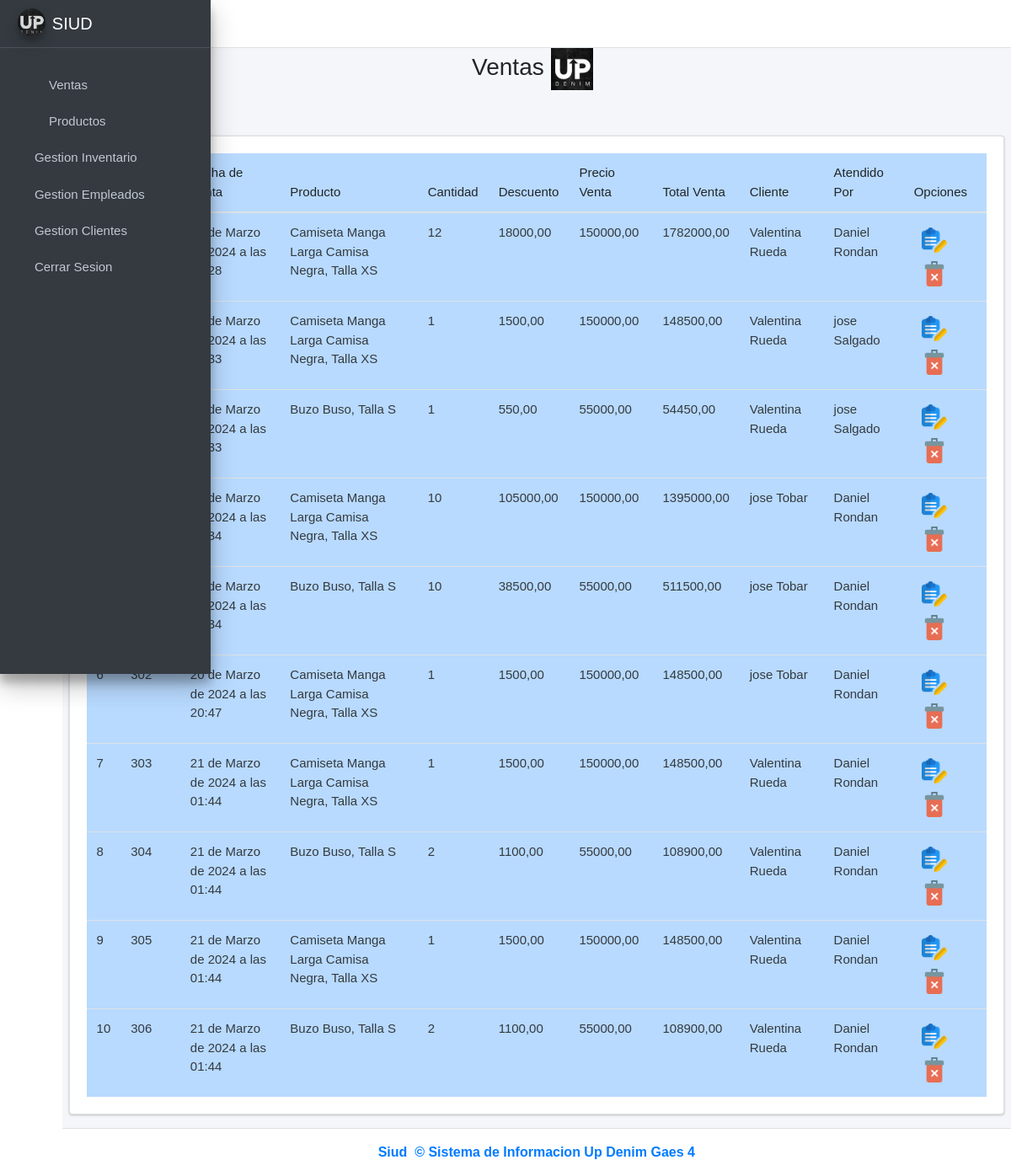
The app's page /Ventas (signed in), older data.
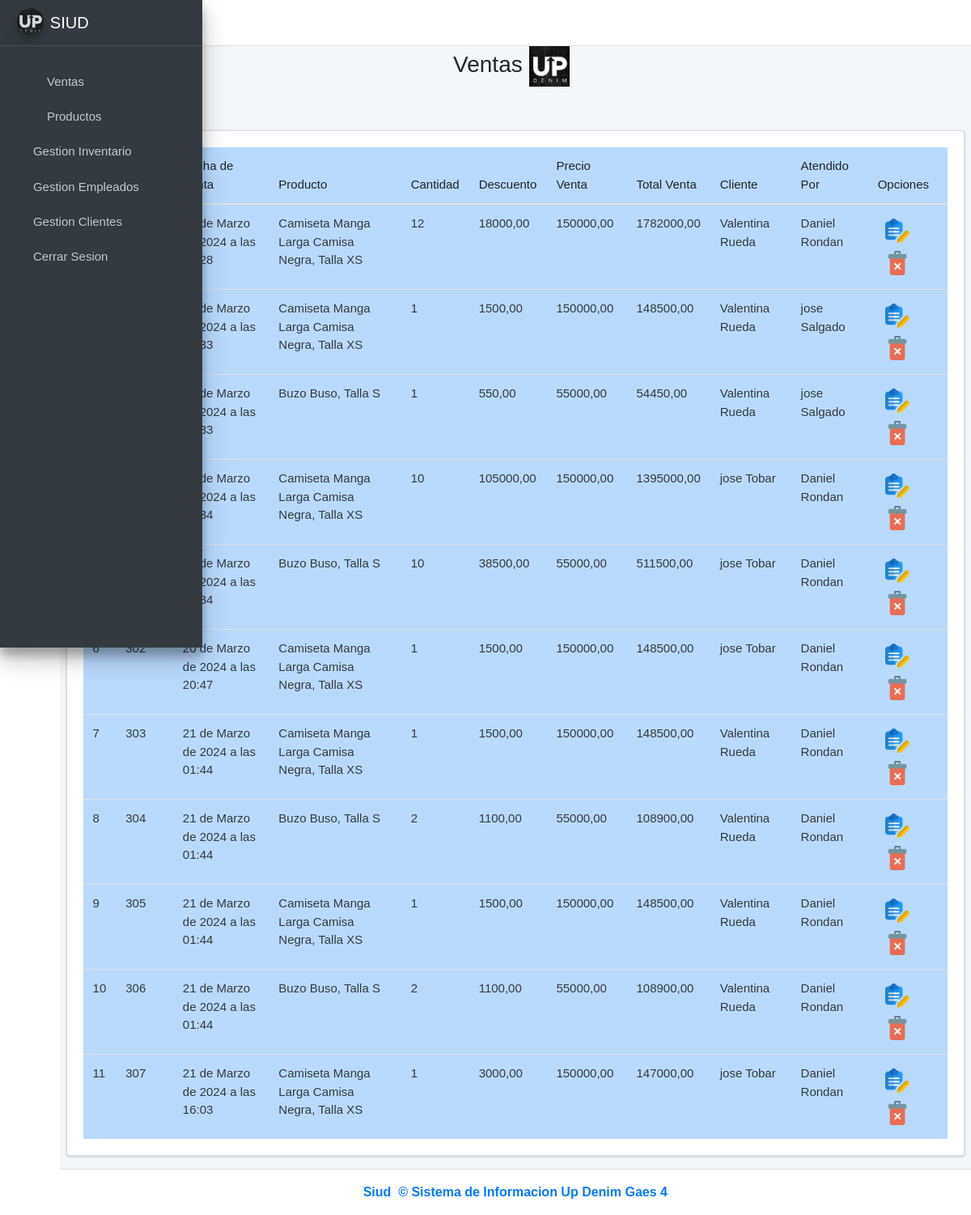
The same page, newer data.
### ventas/models.py (models this page shows, shortened)
class Venta(models.Model):
    idventa = models.AutoField(primary_key=True)
    cantidad_productos = models.IntegerField(null=True, blank=True)
    descuento_venta = models.DecimalField(max_digits=10, decimal_places=2, null=False, blank=False, default=0.0)
    precio_venta = models.DecimalField(max_digits=10, decimal_places=2, null=False, blank=False, default=0.0)
    total_venta = models.DecimalField(max_digits=10, decimal_places=2, null=False, blank=False)
    fecha_venta = models.DateTimeField(null=False, blank=False, default=timezone.now)
    cod_cliente = models.ForeignKey(Cliente, on_delete=models.CASCADE)
    cod_empleado = models.ForeignKey(Empleado, on_delete=models.CASCADE)
    cod_producto = models.ForeignKey(Producto, on_delete=models.CASCADE, null=True, blank=True)
    created = models.DateTimeField(auto_now_add=True)
    updated = models.DateTimeField(auto_now=True)
    class Meta:
        app_label = 'ventas'
        verbose_name = 'venta'
        verbose_name_plural = 'ventas'

class Producto(models.Model):
    cod_producto = models.CharField(primary_key=True, unique=True, blank=False, null=False, max_length=15)
    nombre_producto = models.CharField(max_length=45, null=False)
    precio_venta = models.DecimalField(max_digits=10, decimal_places=2, null=False, blank=False)
    descripcion_producto = models.CharField(max_length=45)
    cantidad_productos = models.PositiveIntegerField(null=False)
    imagen = models.ImageField(upload_to='productos', null=True, blank=True)
    idcategoria_producto = models.ForeignKey(CategoriaProducto, on_delete=models.CASCADE)
    idtalla = models.ForeignKey(Talla, on_delete=models.CASCADE)
    created = models.DateTimeField(auto_now_add=True)
    updated = models.DateTimeField(auto_now=True)
    class Meta:
        app_label = 'ventas'
        verbose_name = 'producto'
        verbose_name_plural = 'productos'

class CategoriaProducto(models.Model):
    idcategoria_producto = models.AutoField(primary_key=True)
    categoria_producto = models.CharField(max_length=45, unique=True, blank=False, null=False)
    class Meta:
        app_label = 'ventas'
        verbose_name = 'categoriaproducto'
        verbose_name_plural = 'categoriasproducto'
    def __str__(self):
        return f"{self.categoria_producto}"

class Talla(models.Model):
    idtalla = models.AutoField(primary_key=True)
    talla = models.CharField(max_length=45, unique=True)
    class Meta:
        app_label = 'ventas'
        verbose_name = 'talla'
        verbose_name_plural = 'tallas'

class Cliente(models.Model):
    cod_cliente = models.IntegerField(primary_key=True, unique=True, blank=False, null=False)
    cupo_credito = models.IntegerField()
    iddocumento = models.ForeignKey(Persona, on_delete=models.CASCADE)
    idtipo_comercio = models.ForeignKey(TipoComercio, on_delete=models.CASCADE)
    idtipo_cliente = models.ForeignKey(TipoCliente,on_delete=models.CASCADE)
    created = models.DateTimeField(auto_now_add=True)
    updated = models.DateTimeField(auto_now_add=True)
    class Meta:
        app_label = 'ventas'
        verbose_name = 'cliente'
        verbose_name_plural = 'clientes'
    def __str__(self):
        return f"{self.cod_cliente}"

class Persona(models.Model):
    documentoidentidad = models.IntegerField(primary_key=True, unique=True, blank=False, null=False)
    primer_nombre = models.CharField(max_length=45, null=False, blank=False)
    segundo_nombre = models.CharField(max_length=45, blank=True, null=True)
    primer_apellido = models.CharField(max_length=45, null=False, blank=False)
    segundo_apellido = models.CharField(max_length=45, blank=True, null=True)
    genero = models.CharField(max_length=20, null=False, blank=False)
    idcontacto = models.OneToOneField(Contacto, on_delete=models.CASCADE)
    iddireccion = models.OneToOneField(Direccion, on_delete=models.CASCADE)
    created = models.DateTimeField(auto_now_add=True)
    updated = models.DateTimeField(auto_now_add=True)
    class Meta:
        app_label = 'ventas'
        verbose_name = 'persona'
        verbose_name_plural = 'personas'

class Empleado(models.Model):
    cod_empleado = models.IntegerField(primary_key=True, unique=True, blank=False, null=False)
    fecha_ingreso = models.DateField(null=False, blank=False)
    salario = models.FloatField(null=False, blank=False)
    fecha_nacimiento = models.DateField(null=False, blank=False)
    rh = models.CharField(null=False, blank=False, max_length=5)
    iddocumento = models.ForeignKey(Persona, on_delete=models.CASCADE)
    idarl = models.ForeignKey(Arl, on_delete=models.CASCADE)
    ideps = models.ForeignKey(Eps, on_delete=models.CASCADE)
    idfondo_pension = models.ForeignKey(FondoPension, on_delete=models.CASCADE)
    idcargo_empleado = models.ForeignKey(CargoEmpleado, on_delete=models.CASCADE)
    idusuario = models.ForeignKey(Usuarioid, on_delete=models.CASCADE)
    idrolusuario = models.ForeignKey(RolUsuario, on_delete=models.CASCADE)
    created = models.DateTimeField(auto_now_add=True)
    updated = models.DateTimeField(auto_now=True)
    class Meta:
        app_label = 'ventas'
        verbose_name = 'empleado'
        verbose_name_plural = 'empleados'
    def __str__(self):
        return f"{self.iddocumento.primer_nombre} {self.iddocumento.primer_apellido}"

### ventas/views.py (the view)
# urls.py: path('Ventas', views.ventas_vista, name='Ventas'),
@login_required
def ventas_vista(request):
    venta = Venta.objects.all()
    empleado = Empleado.objects.all()
    producto = Producto.objects.all()
    cliente = Cliente.objects.all()
    talla = Talla.objects.all()
    form_personal = AgregarVentaForm()
    inventario = Inventario.objects.all()
    context ={
        'talla' : talla,
        'venta' : venta,
        'empleado' : empleado,
        'cliente' : cliente,
        'producto' : producto,
        'form_personal' : form_personal,
        'inventario': inventario,
    }
    return render(request, 'ventas.html', context)

### ventas/templates/ventas.html (shortened to what this page needs)
{% extends "base.html" %}
{% load static %}
{% load widget_tweaks %}
{% block content %}
<link rel="stylesheet" href="{% static 'index/css/b4.css' %}">
<div class="row">
    <div class="col-md-12">
        <h3 class="text-center">
            Ventas
            <img src="{% static 'index/img/UPIMG.png' %}" alt="Logo" style="width: 50px; height: 50px; display: inline-block; vertical-align: middle; margin-right: 10px;">
          </h3><! -- Es para cambiar el icono xd -- >
        <div class="col-md-3 pb-2">
            <a href="#AgregarPersonalModal"
                data-toggle="modal" data-dismiss="modal">
                <button type="button" class="btn btn-success">
                    Agregar Venta
                    <i class="fas fa-plus-circle"></i>
                </button>
            </a>
        </div>
        <div class="card card-body" style="overflow:scroll">
            <table class="table table-hover table-primary" id="myTable">
                <thead>
                    <tr>
                        <th>#</th>
                        <th>No. Venta</th>
                        <th>Fecha de Venta</th>
                        <th>Producto</th>
                        <th>Cantidad</th>
                        <th>Descuento</th>
                        <th>Precio Venta</th>
                        <th>Total Venta</th>
                        <th>Cliente</th>
                        <th>Atendido Por</th>
                        <th>Opciones</th>
                    </tr>
                </thead>
                <tbody class="text-dark">
                    {% for i in venta %}
                    <tr>
                        <td>{{forloop.counter}}</td>
                        <td>{{i.idventa}}</td>
                        <td>{{i.fecha_venta}}</td>
                        <td>{{i.cod_producto.idcategoria_producto }} {{ i.cod_producto.descripcion_producto }}, Talla {{ i.cod_producto.idtalla.talla }}</td>
                        <td>{{i.cantidad_productos}}</td>
                        <td>{{i.descuento_venta}}</td>
                        <td>{{i.precio_venta}}</td>
                        <td>{{i.total_venta}}</td>
                        <td>{{i.cod_cliente.iddocumento.primer_nombre}} {{i.cod_cliente.iddocumento.primer_apellido}}</td>
                        <td>{{i.cod_empleado.iddocumento.primer_nombre}} {{i.cod_empleado.iddocumento.primer_apellido}}</td>
                        <td>
                            {% if i.idventa %}
                                    <form action="/editarVenta/{{ i.idventa }}/" method="GET" style="display: inline;">
                                        <button type="submit" class="btn btn-dark-outline btn-sm">
                                            <img src="{% static 'index/img/editar.png' %}" alt="Error" width="30">
                                        </button>
                                    </form>
                                {% endif %}
                                    <button onclick="eliminarPersonal('{{i.idventa}}')" class="btn btn-dark-outline btn-sm"
                                    data-toggle="modal" href="#EliminarPersonalModal"><img
                                        src="{% static 'index/img/delete.png' %}" alt="Error" width="30"></button>
                            </td>
                    </tr>
                    {% endfor %}
                </tbody>
            </table>
        </div>
    </div>
</div>
{% endblock %}

### ventas/templates/base.html (shortened to what this page needs)
{% load static %}
<!DOCTYPE html>
<html lang="en">
<head>
  <link rel="stylesheet" href="{% static 'lib/adminlite/plugins/fontawesome-free/css/all.min.css' %}">
  <link rel="stylesheet"
    href="{% static 'lib/adminlite/plugins/tempusdominus-bootstrap-4/css/tempusdominus-bootstrap-4.min.css' %}">
  <link rel="stylesheet" href="{% static 'lib/adminlite/plugins/icheck-bootstrap/icheck-bootstrap.min.css' %}">
  <link rel="stylesheet" href="{% static 'lib/adminlite/plugins/jqvmap/jqvmap.min.css' %}">
  <link rel="stylesheet" href="{% static 'lib/adminlite/css/adminlte.min.css' %}">
  <link rel="stylesheet" href="{% static 'lib/adminlite/plugins/overlayScrollbars/css/OverlayScrollbars.min.css' %}">
  <link rel="stylesheet" href="{% static 'lib/adminlite/plugins/daterangepicker/daterangepicker.css' %}">
  <link rel="stylesheet" href="{% static 'lib/adminlite/plugins/summernote/summernote-bs4.min.css' %}">
  <link rel="stylesheet" href="{% static 'index/css/main.css' %}">
  <link rel="stylesheet" type="text/css" href="{% static 'index/DataTables/datatables.min.css' %}">
  <link rel="stylesheet" type="text/css"
    href="{% static 'index/DataTables/Buttons-2.0.1/css/buttons.dataTables.min.css' %}">
  <link rel="stylesheet" href="{% static 'jquery-ui/jquery-ui.min.css' %}">
</head>
<body class="hold-transition sidebar-mini layout-fixed sidebar-closed sidebar-collapse">
  <div class="wrapper">
    <nav class="main-header navbar navbar-expand navbar-white navbar-light">
      <ul class="navbar-nav">
        <li class="nav-item">
          <a class="nav-link" data-widget="pushmenu" href="#" role="button"><i class="fas fa-bars"></i></a>
        </li>
      </ul>
      <ul class="navbar-nav ml-auto">
        <li class="nav-item">
          <a class="nav-link" data-widget="fullscreen" href="#" role="button">
            <i class="fas fa-expand-arrows-alt"></i>
          </a>
        </li>
      </ul>
    </nav>
    <aside class="main-sidebar sidebar-dark-primary elevation-4">
      <a href="{% url 'home' %}" class="brand-link">
        <img src="{% static 'index/img/UPIMG.png' %}" alt="Logo" class="brand-image img-circle elevation-3"
          style="opacity: .8">
      </a>
      <div class="sidebar">
        <nav class="mt-2">
          <ul class="nav nav-pills nav-sidebar flex-column" data-widget="treeview" role="menu" data-accordion="false">
            <li class="nav-header">
            <li class="nav-item">
              <a href="{% url 'Ventas' %}" class="nav-link">
                <i class="nav-icon far fa-calendar-alt"></i>
              </a>
            </li>
            <li class="nav-item">
              <a href="{% url 'Productos' %}" class="nav-link">
                <i class="nav-icon fas fa-boxes"></i>
              </a>
            </li>
            <li class="nav-item">
              <a href="#" class="nav-link">
                <i class="fas fa-box"></i>
              </a>
            </li>
            <li class="nav-item">
              <a href="#" class="nav-link">
                <i class="far fa-building"></i>
              </a>
            </li>
            </li>
            <li class="nav-item">
              <a href="#" class="nav-link">
                <i class="fas fa-users"></i>
              </a>
            </li>
            {% if request.user.is_authenticated %}
            <li class="nav-item">
              <a href="{% url 'exit' %}" class="nav-link">
                <i class="fas fa-nav-icon far fa-circle text-danger"></i>
              </a>
            </li>
            {% endif %}
      </div>
    </aside>
    <div class="content-wrapper">
      <section class="content">
          {% block content %}
          {% endblock %}
        </div>
    </div>
    <footer class="main-footer text-center text-primary">
      <a href="" target="_blank" rel="noopener noreferrer">
        <strong> Siud <img src="" alt="" width="20"> &copy;
          Sistema de Informacion Up Denim
          Gaes 4
        </strong>
      </a>
    </footer>
</body>
</html>

### ventas/static/index/css/main.css (style rules this page uses)
table, th, td { font-weight: 100; font-size:15px; }
body { font-family: Arial, Helvetica, sans-serif !important; }

Row changes from the older to the newer data that the page shows:
added Venta: idventa "307", fecha_venta "21 de Marzo de 2024 a las 16:03", cod_producto.idcategoria_producto "Camiseta Manga Larga", cod_producto.descripcion_producto "Camisa Negra", cod_producto.idtalla.talla "XS", cantidad_productos "1", descuento_venta "3000,00", precio_venta "150000,00", total_venta "147000,00", cod_cliente.iddocumento.primer_nombre "jose", cod_cliente.iddocumento.primer_apellido "Tobar", cod_empleado.iddocumento.primer_nombre "Daniel", cod_empleado.iddocumento.primer_apellido "Rondan"
